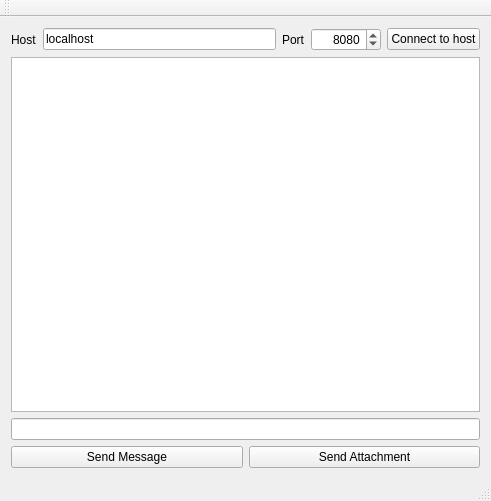
<?xml version="1.0" encoding="UTF-8"?>
<ui version="4.0">
 <class>MainWindow</class>
 <widget class="QMainWindow" name="MainWindow">
  <property name="geometry">
   <rect>
    <x>0</x>
    <y>0</y>
    <width>491</width>
    <height>501</height>
   </rect>
  </property>
  <property name="windowTitle">
   <string>QTCPClient</string>
  </property>
  <property name="styleSheet">
   <string notr="true"/>
  </property>
  <widget class="QWidget" name="centralWidget">
   <layout class="QGridLayout" name="gridLayout_2">
    <item row="2" column="0">
     <layout class="QGridLayout" name="gridLayout">
      <item row="1" column="0">
       <widget class="QPushButton" name="pushButton_sendMessage">
        <property name="styleSheet">
         <string notr="true"/>
        </property>
        <property name="text">
         <string>Send Message</string>
        </property>
       </widget>
      </item>
      <item row="1" column="1">
       <widget class="QPushButton" name="pushButton_sendAttachment">
        <property name="styleSheet">
         <string notr="true"/>
        </property>
        <property name="text">
         <string>Send Attachment</string>
        </property>
       </widget>
      </item>
      <item row="0" column="0" colspan="2">
       <widget class="QLineEdit" name="lineEdit_message">
        <property name="sizePolicy">
         <sizepolicy hsizetype="Expanding" vsizetype="Fixed">
          <horstretch>0</horstretch>
          <verstretch>0</verstretch>
         </sizepolicy>
        </property>
        <property name="styleSheet">
         <string notr="true"/>
        </property>
       </widget>
      </item>
     </layout>
    </item>
    <item row="1" column="0">
     <widget class="QTextBrowser" name="textBrowser_receivedMessages">
      <property name="styleSheet">
       <string notr="true"/>
      </property>
     </widget>
    </item>
    <item row="0" column="0">
     <layout class="QHBoxLayout" name="horizontalLayout">
      <item>
       <widget class="QLabel" name="label_host">
        <property name="text">
         <string>Host</string>
        </property>
       </widget>
      </item>
      <item>
       <widget class="QLineEdit" name="lineEdit_host">
        <property name="text">
         <string>localhost</string>
        </property>
       </widget>
      </item>
      <item>
       <widget class="QLabel" name="label_port">
        <property name="text">
         <string>Port</string>
        </property>
       </widget>
      </item>
      <item>
       <widget class="QSpinBox" name="spinBox_port">
        <property name="minimumSize">
         <size>
          <width>70</width>
          <height>0</height>
         </size>
        </property>
        <property name="alignment">
         <set>Qt::AlignRight|Qt::AlignTrailing|Qt::AlignVCenter</set>
        </property>
        <property name="maximum">
         <number>999999</number>
        </property>
        <property name="value">
         <number>8080</number>
        </property>
       </widget>
      </item>
      <item>
       <widget class="QPushButton" name="pushButton_connectToHost">
        <property name="text">
         <string>Connect to host</string>
        </property>
       </widget>
      </item>
     </layout>
    </item>
   </layout>
  </widget>
  <widget class="QMenuBar" name="menuBar">
   <property name="geometry">
    <rect>
     <x>0</x>
     <y>0</y>
     <width>491</width>
     <height>22</height>
    </rect>
   </property>
  </widget>
  <widget class="QToolBar" name="mainToolBar">
   <attribute name="toolBarArea">
    <enum>TopToolBarArea</enum>
   </attribute>
   <attribute name="toolBarBreak">
    <bool>false</bool>
   </attribute>
  </widget>
  <widget class="QStatusBar" name="statusBar"/>
 </widget>
 <layoutdefault spacing="6" margin="11"/>
 <resources/>
 <connections/>
</ui>
